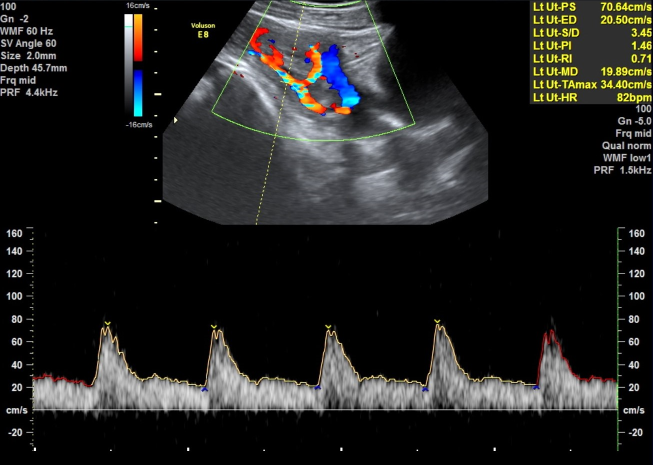
#> input picture Lt_test_image.png, 1305 x 929 px (shown at 1/2 size)
$ python -i General_functions.py   (imports and definitions only)
#> lines starting #> are read from the running program, lines starting #| are printed output that depends on the picture; after the words box and inside, x2 and y2 are one past the last pixel; in counts of white or black regions, pixels touching at a corner belong together
""" A set of functions to segment and extract data from doppler ultrasound scans"""

# Module imports
from PIL import Image
import matplotlib.pyplot as plt
from skimage import morphology, measure
import numpy as np
from skimage.measure import find_contours
from skimage.draw import polygon_perimeter
import cv2
import scipy
import traceback
from scipy.ndimage.filters import gaussian_filter
import math
from scipy import signal
from scipy.spatial.distance import cdist
from scipy.signal import find_peaks, peak_widths
import statistics
import scipy.linalg

# from matplotlib import path
# import nibabel as nib
# from mpl_toolkits.mplot3d import Axes3D
import pandas as pd
import re
import pytesseract
from pytesseract import Output

pytesseract.pytesseract.tesseract_cmd = "C:/Program Files/Tesseract-OCR/tesseract.exe"


def Initial_segmentation(input_image_filename):
    """Perform an initial corse segmentation of the waveform.

    Args:
        input_image_filename (str) : Name of file within current directory, or path to a file.

    Returns:
        segmentation_mask (ndarray) : A binary array mask showing the corse segmentation of waveform (1) against background (0).
        Xmin (float) : Minimum X coordinate of the segmentation.
        Xmax (float) : Maximum X coordinate of the segmentation.
        Ymin (float) : Minimum Y coordinate of the segmentation.
        Ymax (float) : Maximum Y coordinate of the segmentation.
    """
#> called with input_image_filename = 'Lt_test_image.png'
    img_RGBA = Image.open(input_image_filename)  # These images are in RGBA form
#> img_RGBA is the input picture: PIL image 1305x929 RGBA; mean R, G, B, A 34, 33.9, 32.7, 255
    img_RGB = img_RGBA.convert("RGB")  # We need RGB, so convert here.
    pixel_data = img_RGB.load()  # Loads a pixel access object, where pixel values can be edited
    # gry = img_RGB.convert("L")  # (returns grayscale version)

    # To threshold the ROI,
    for y in range(img_RGB.size[1]):
        for x in range(img_RGB.size[0]):
            r = pixel_data[x, y][0]  # red component
            g = pixel_data[x, y][1]  # green component
            b = pixel_data[x, y][2]  # blue component
            rgb_values = [r, g, b]
            min_rgb = min(rgb_values)
            max_rgb = max(rgb_values)
            rgb_range = max_rgb - min_rgb  # range across RGB components

            # notice that the spread of values across R, G and B is reasonably small as the colours is a shade of white/grey,
            # It can be isolated by marking pixels with a low range (<50) and resonable brightness (sum or R G B components > 120)
            if (rgb_range < 100 and max_rgb > 120):  # NEEDS REFINING - these values seem to be optimal for the cases i've tested.
                pixel_data[x, y] = (
                    255,
                    255,
                    255)  # mark all pixels meeting the conditions to white.
            else:
                pixel_data[x, y] = (0, 0, 0)  # If conditions not met, set to black/

            if img_RGB.size[1] > 600:
                if y < 400:  # for some reason x==0 is white, this line negates this.
                    pixel_data[x, y] = (0, 0, 0)
            else:
                if y < 20:  # for some reason x==0 is white, this line negates this.
                    pixel_data[x, y] = (0, 0, 0)

    binary_image = np.asarray(img_RGB)  # Make the image an nparray
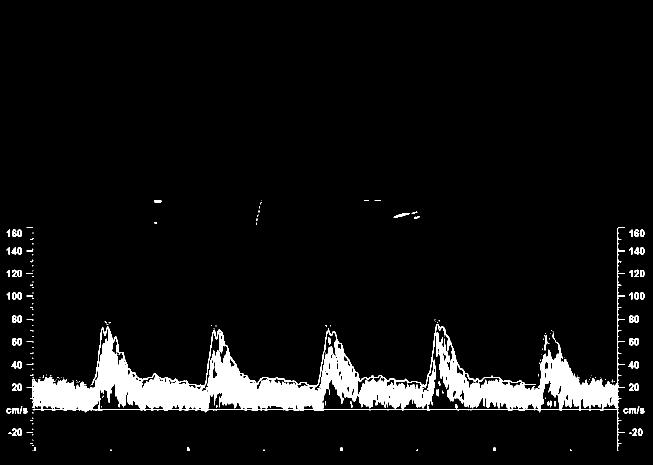
#> binary_image: shape (929, 1305, 3) (shown at 1/2 size); 6.2% white; 203 white regions (129 under 20 px), largest, box (x1, y1, x2, y2) and area: (53, 455, 1250, 902) 69481, (787, 426, 820, 436) 137, (182, 721, 198, 770) 108
    pixel_sum = binary_image.sum(-1)  # sum over each pixel (255,255,255)->[765]
    nonzero_pixels = (pixel_sum > 0).astype(bool)  # Change type
    # Some processing to refine the target area
    segmentation_mask = morphology.remove_small_objects(
        nonzero_pixels, 200, connectivity=2
    )  # Remover small objects (noise)
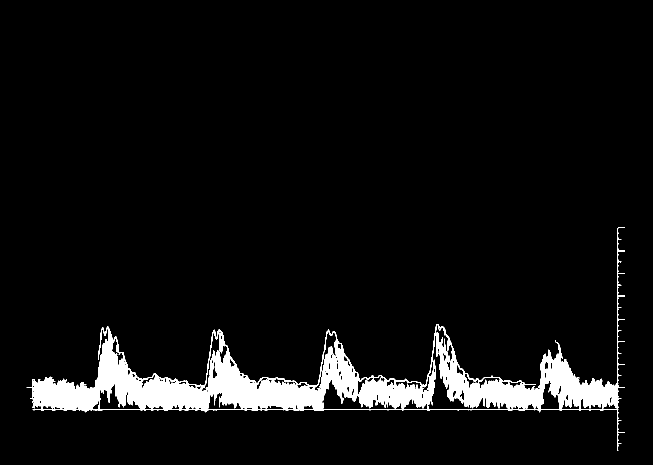
#> segmentation_mask: shape (929, 1305) bool (shown at 1/2 size); 5.7% white; 1 white region, box (x1, y1, x2, y2) and area: (53, 455, 1250, 902) 69481
    segmentation_mask = morphology.remove_small_holes(segmentation_mask, 200)  # Fill in any small holes
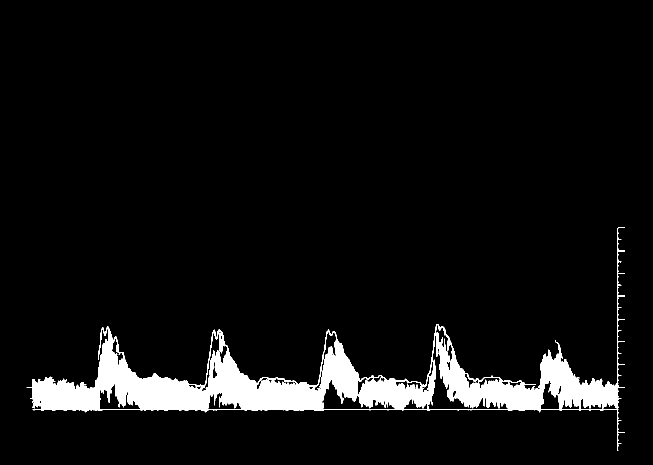
#> segmentation_mask: shape (929, 1305) bool (shown at 1/2 size); 6% white; 1 white region, box (x1, y1, x2, y2) and area: (53, 455, 1250, 902) 73261
    segmentation_mask = morphology.binary_erosion(
        segmentation_mask
    )  # Erode the remaining binary, this can remove any ticks that may be joined to the main body
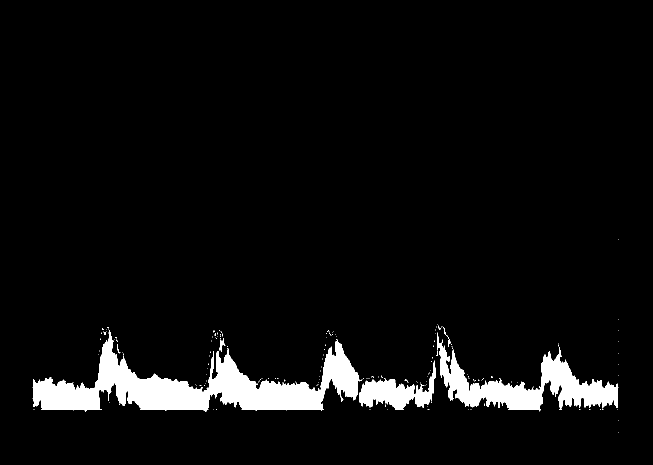
#> segmentation_mask: shape (929, 1305) bool (shown at 1/2 size); 5.3% white; 149 white regions (143 under 20 px), largest, box (x1, y1, x2, y2) and area: (65, 660, 725, 824) 39129, (874, 665, 1237, 823) 18067, (718, 721, 871, 820) 5955, (439, 676, 451, 704) 139, (885, 653, 902, 694) 83, (234, 688, 241, 707) 35
    segmentation_mask = morphology.binary_erosion(segmentation_mask)  # Same as above - combine to one line if possible
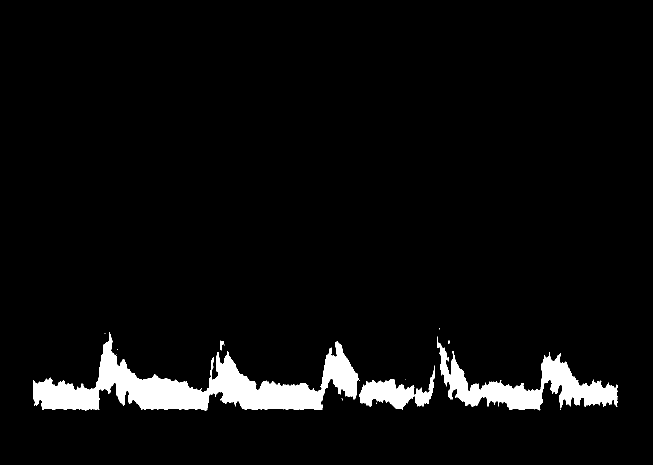
#> segmentation_mask: shape (929, 1305) bool (shown at 1/2 size); 4.8% white; 12 white regions (8 under 20 px), largest, box (x1, y1, x2, y2) and area: (66, 664, 720, 822) 36529, (875, 673, 1236, 821) 16223, (719, 731, 870, 819) 5272, (440, 681, 450, 701) 74
    segmentation_mask = morphology.binary_dilation(
        segmentation_mask
    )  # Dilate to try and recover some of the collateral loss through erosion
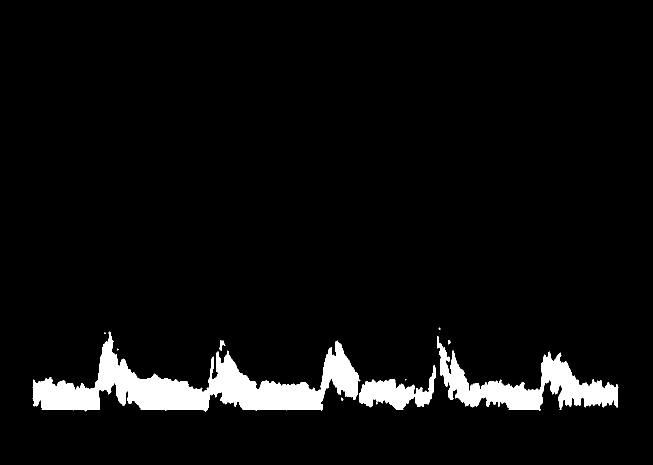
#> segmentation_mask: shape (929, 1305) bool (shown at 1/2 size); 5.2% white; 10 white regions (5 under 20 px), largest, box (x1, y1, x2, y2) and area: (65, 663, 721, 823) 38877, (874, 672, 1237, 822) 17860, (718, 730, 871, 820) 5842, (439, 680, 451, 702) 126, (896, 680, 901, 689) 33
    segmentation_mask = segmentation_mask.astype(float)  # Change type

    contours = find_contours(segmentation_mask)  # contours of each object withing segmentation_mask
#> contours = 11 point arrays, longest 3249 points

    xmin_list, xmax_list, ymin_list, ymax_list = (
        [],
        [],
        [],
        [],
    )  # initialise some variables to store max and min values

    for contour in contours:  # find max and mins of each contour
        xmin_list.append(np.min(contour[:, 1]))
        xmax_list.append(np.max(contour[:, 1]))
        ymin_list.append(np.min(contour[:, 0]))
        ymax_list.append(np.max(contour[:, 0]))
#> this loop made 11 passes
#> after the loop, xmax_list = [880.5, 720.5, 211.5, 1236.5, 450.5, 900.5, 236.5, 870.5, 812.5, 686.5, 754.5]; xmin_list = [876.5, 64.5, 207.5, 873.5, 438.5, 895.5, 233.5, 717.5, 809.5, 681.5, 751.5]; ymax_list = [659.5, 822.5, 667.5, 821.5, 701.5, 688.5, 700.5, 819.5, 760.5, 801.5, 808.5]; ymin_list = [654.5, 662.5, 664.5, 671.5, 679.5, 679.5, 696.5, 729.5, 757.5, 794.5, 803.5]

    Xmin, Xmax, Ymin, Ymax = (
        np.min(xmin_list),
        np.max(xmax_list),
        np.min(ymin_list),
        np.max(ymax_list),
    )  # find max and min withing the lists.
#> Xmin = 64.5; Xmax = 1236.5; Ymin = 654.5; Ymax = 822.5

    return segmentation_mask, Xmin, Xmax, Ymin, Ymax


# [1348 lines left out: functions Define_end_ROIs, Segment_refinement, Search_for_ticks, Search_for_labels, Plot_Digitized_data, Plot_correction and 4 more, not called in this run]

>>> result = Initial_segmentation('Lt_test_image.png')
#> result = 5 items

$ run again, on Overview2.png
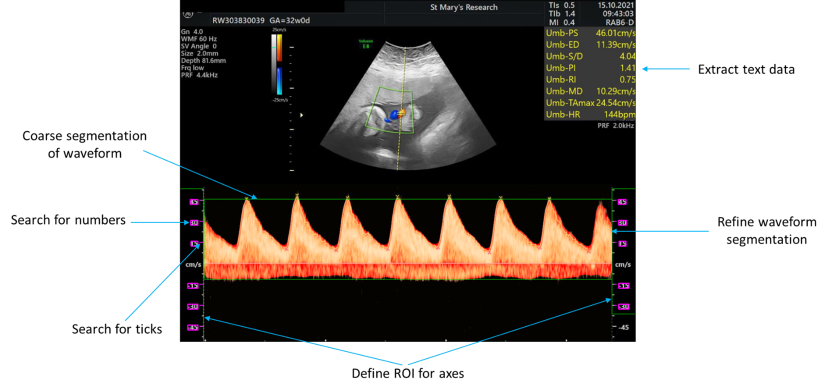
#> input picture Overview2.png, 1671 x 781 px (shown at 1/2 size)
#> in Initial_segmentation, img_RGBA is the input picture: PIL image 1671x781 RGBA; mean R, G, B, A 26.4, 21.1, 16.7, 123.7
#> in Initial_segmentation, `binary_image = np.asarray(img_RGB)`:
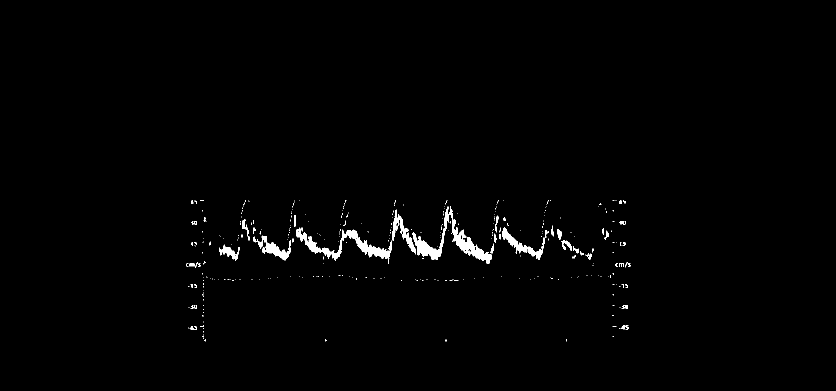
#> binary_image: shape (781, 1671, 3) (shown at 1/2 size); 1% white; 350 white regions (301 under 20 px), largest, box (x1, y1, x2, y2) and area: (664, 459, 784, 527) 2010, (899, 412, 984, 527) 1972, (825, 413, 898, 520) 1680
#> in Initial_segmentation, `segmentation_mask = morphology.binary_erosion(segmentation_mask)`:
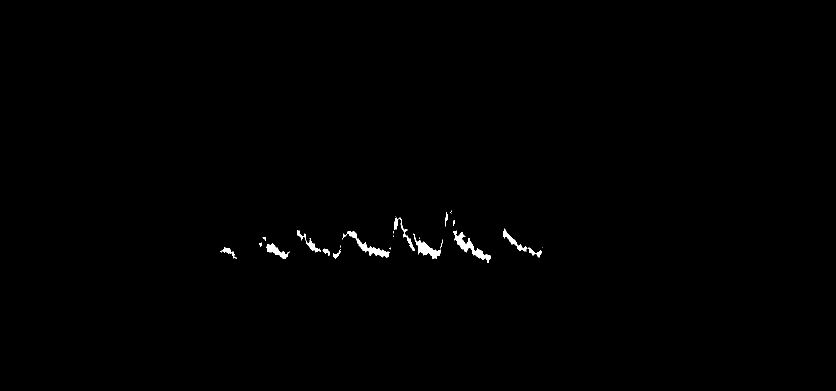
#> segmentation_mask: shape (781, 1671) bool (shown at 1/2 size); 0.43% white; 25 white regions (9 under 20 px), largest, box (x1, y1, x2, y2) and area: (906, 461, 981, 525) 1163, (684, 462, 779, 516) 985, (827, 467, 882, 518) 840
#> contours = 21 point arrays, longest 429 points
#> the loop in Initial_segmentation, `for contour in contours:` made 21 passes
#> after the loop in Initial_segmentation, `for contour in contours:`: xmax_list = [903.5, 896.5, 792.5, 829.5, 909.5, 1084.5, 642.5, 981.5, 779.5, 788.5, 886.5, 787.5, 532.5, 524.5, 579.5, 682.5, 473.5, 781.5, 1085.5, 660.5, 681.5]; xmin_list = [899.5, 888.5, 789.5, 786.5, 904.5, 1005.5, 592.5, 904.5, 682.5, 785.5, 825.5, 784.5, 523.5, 516.5, 531.5, 679.5, 439.5, 777.5, 1082.5, 643.5, 664.5]; ymax_list = [427.5, 453.5, 433.5, 502.5, 452.5, 515.5, 505.5, 525.5, 516.5, 468.5, 518.5, 474.5, 482.5, 493.5, 518.5, 495.5, 518.5, 499.5, 496.5, 512.5, 518.5]; ymin_list = [419.5, 422.5, 430.5, 433.5, 438.5, 455.5, 458.5, 459.5, 460.5, 460.5, 465.5, 469.5, 472.5, 483.5, 485.5, 489.5, 492.5, 493.5, 493.5, 495.5, 496.5]
#> Xmin = 439.5; Xmax = 1085.5; Ymin = 419.5; Ymax = 525.5
#> result = 5 items

$ run again, on Rt_test_image.png
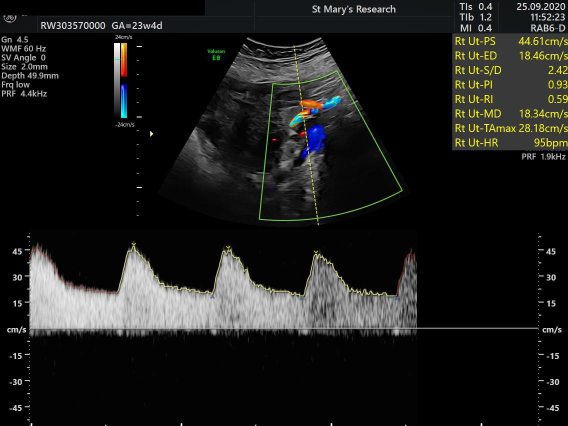
#> input picture Rt_test_image.png, 1136 x 852 px (shown at 1/2 size)
#> in Initial_segmentation, img_RGBA is the input picture: PIL image 1136x852 RGB; mean R, G, B 28.4, 28.8, 27.4
#> in Initial_segmentation, `binary_image = np.asarray(img_RGB)`:
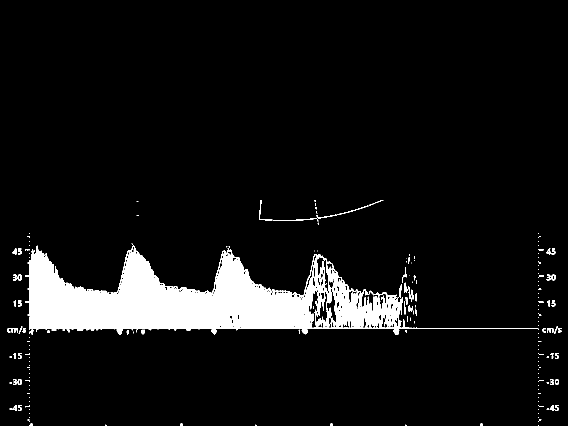
#> binary_image: shape (852, 1136, 3) (shown at 1/2 size); 7.4% white; 231 white regions (159 under 20 px), largest, box (x1, y1, x2, y2) and area: (50, 491, 1077, 660) 67312, (633, 410, 737, 437) 208, (546, 436, 637, 443) 169
#> in Initial_segmentation, `segmentation_mask = morphology.binary_dilation( segmentation_mask )`:
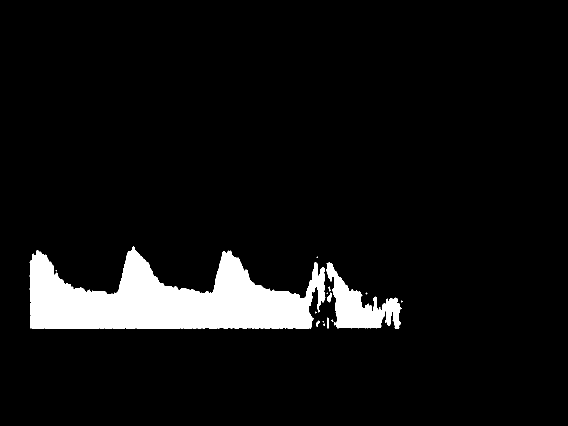
#> segmentation_mask: shape (852, 1136) bool (shown at 1/2 size); 6.8% white; 15 white regions (9 under 20 px), largest, box (x1, y1, x2, y2) and area: (59, 493, 651, 657) 56960, (653, 524, 803, 657) 8218, (655, 585, 663, 605) 101, (654, 635, 658, 657) 67, (632, 641, 639, 654) 49, (657, 573, 661, 583) 22
#> contours = 16 point arrays, longest 2467 points
#> the loop in Initial_segmentation, `for contour in contours:` made 16 passes
#> after the loop in Initial_segmentation, `for contour in contours:`: xmax_list = [650.5, 635.5, 802.5, 113.5, 659.5, 660.5, 655.5, 662.5, 734.5, 804.5, 632.5, 657.5, 666.5, 638.5, 647.5, 649.5]; xmin_list = [58.5, 632.5, 652.5, 110.5, 656.5, 657.5, 652.5, 654.5, 730.5, 801.5, 629.5, 653.5, 662.5, 631.5, 644.5, 646.5]; ymax_list = [656.5, 515.5, 656.5, 542.5, 577.5, 582.5, 587.5, 604.5, 588.5, 604.5, 626.5, 656.5, 643.5, 653.5, 644.5, 651.5]; ymin_list = [492.5, 512.5, 523.5, 539.5, 572.5, 577.5, 584.5, 584.5, 584.5, 600.5, 622.5, 634.5, 638.5, 640.5, 641.5, 646.5]
#> Xmin = 58.5; Xmax = 804.5; Ymin = 492.5; Ymax = 656.5
#> result = 5 items
